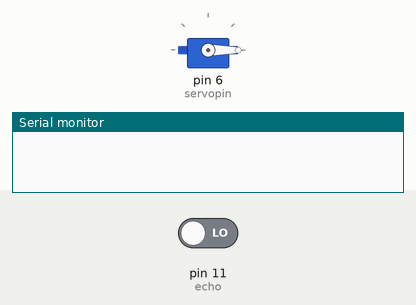
Recording of a sketch running on a simulated Arduino Uno, built with avr-gcc and run on an emulated ATmega328P. On the bench: servo, the last lines printed to the serial monitor. The test bench sets the inputs (shaded band); at power-on: pin 11 (echo) LOW.

Above: at 0.1 s.
At 19.1 s:
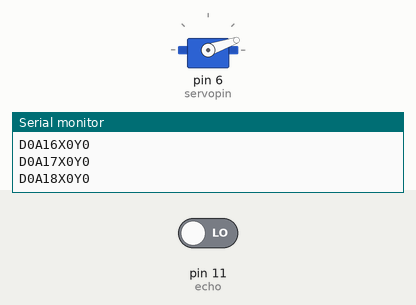
At 39.1 s:
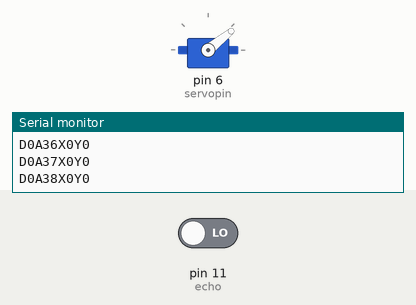
Timing chart, 0 to 40.0 s (numbered marks = the images above):
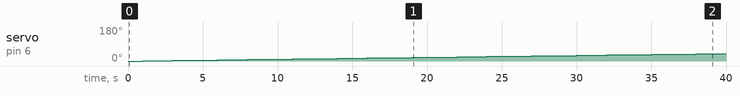

Measured:
- by itself, servo on pin 6 (servopin): moves from 0° to 39° over 38.0 s

The sketch:

sketch_apr26a.ino
```cpp
#include <Servo.h>
const int servopin = 6;
const int trig = 10;
const int echo = 11;
const int avar = 1;
const int maxdistance = 30000;
const int minangle = 0;
const int maxangle = 180;
const int baudrate = 9600;
const float speedofsound = 0.343;
int distance;
int posx = 0;
int posy = 0;
Servo servo;

void setup() {

  servo.attach(servopin);
  Serial.begin(baudrate);

}
void loop() {
  for(int angle = minangle;angle<maxangle;){
    servo.write(angle);
    distance = llegir_distancia();
    if(distance < maxdistance){
    Serial.print("D");
    Serial.print(distance);
    Serial.print("A");
    Serial.print(angle);
    Serial.print("X");
    Serial.print(posx);
    Serial.print("Y");
    Serial.println(posy);
    }
    angle = angle+ avar;
  }
  Serial.println("done");

}
float llegir_distancia() {
   int duration, distancemm;

   digitalWrite(trig, LOW);
   delayMicroseconds(4);
   digitalWrite(trig, HIGH);
   delayMicroseconds(10);
   digitalWrite(trig, LOW);

   duration = pulseIn(echo, HIGH);

   distancemm = duration * speedofsound;
   return distancemm;
}
```
